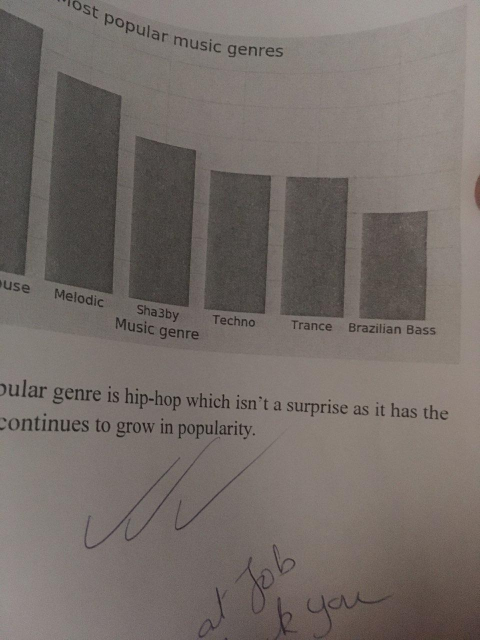
#> input picture book.jpg, 960 x 1280 px (shown at 1/2 size)
$ python pyramids.py book.jpg
#> lines starting #> are read from the running program, lines starting #| are printed output that depends on the picture
#!/usr/bin/env python3
import cv2
import sys

########## FX ##########

def check_and_get():
	if len(sys.argv) < 2:
		print(f"Usage pyramids <file to use> <destination file>")
		sys.exit()
	elif sys.argv[1] == "--help":
		print("""
			---------------------------------------------------------------------\n
			pyramid is a simple program to scale down images\n
			usage : pyramids <image to scale down> <destination file>\n
			---------------------------------------------------------------------\n
			there is no other options yet
			""")
		sys.exit()

def save(img):
	pass

########## Main ##########

img = cv2.imread(sys.argv[1])
#> img is the input picture: shape (1280, 960, 3); mean B, G, R 103.9, 108.5, 116.6
lr = cv2.pyrDown(img)
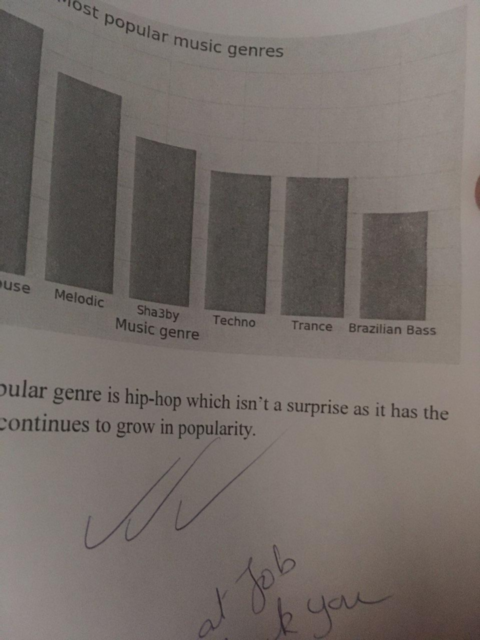
#> lr: shape (640, 480, 3); mean B, G, R 103.9, 108.5, 116.6

cv2.imshow("original", img)
cv2.imshow("pydown", lr)

########## clean up ##########

cv2.waitKey()
cv2.destroyAllWindows()
